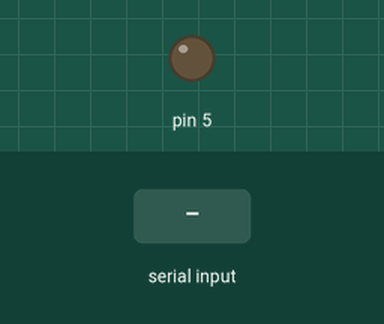
This sketch was run on a simulated Arduino Uno, built with avr-gcc and run on an emulated ATmega328P. On the bench: output pins drawn as LEDs (lit = HIGH). The test bench sets the inputs (shaded band).

Above: at 1.2 s.
1.3 s: "cmp" received over Serial
At 2.9 s:
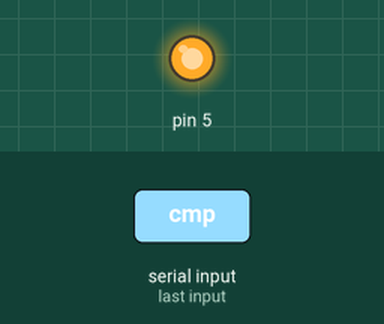
Timing chart, 0 to 13.8 s (numbered marks = the images above; inputs shaded):
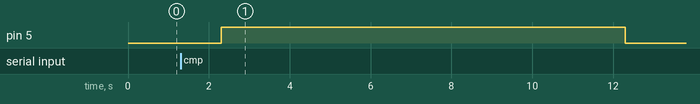

Measured:
- after the input at 1.3 s, pin 5: LOW → HIGH after 1.0 s, → LOW 10.0 s later

The sketch:

cmp_test.ino
```cpp
void setup() {
//Serial readin
    Serial.begin(9600);
    pinMode(5, OUTPUT);
}

void loop() {
if(Serial.available() > 0) {
  String value=Serial.readString();
if(value == "cmp") {
      digitalWrite(5, HIGH); //power compressor
      delay(10000); // for one second
      digitalWrite(5, LOW); //stop compressor
}

else {
    digitalWrite(5, LOW);
  }
}
}
```
